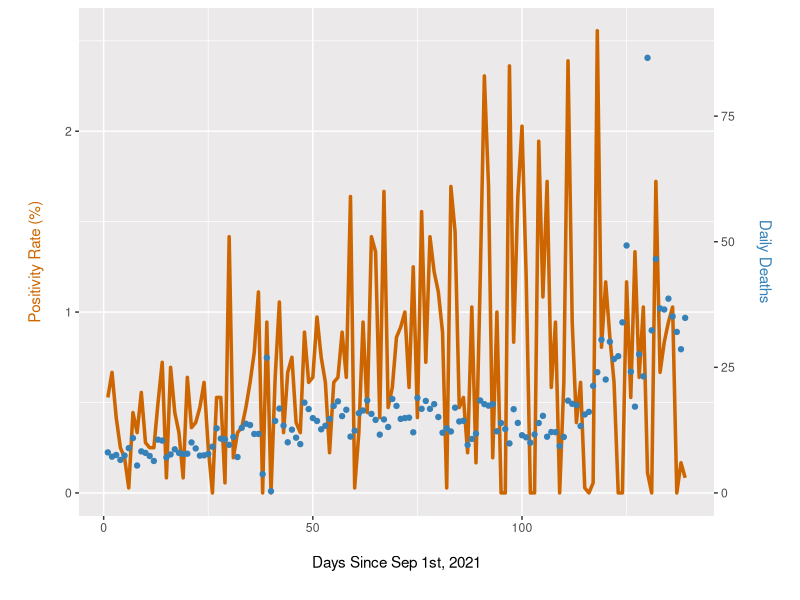

This chart was generated by the following R code:
## GEOG3023 Statistics and Geographic Data
## Homework 2: Intro to R
## University of Colorado, Boulder
## Elliot Whitehead

install.packages("tidyverse")
library("ggplot2")
library(dplyr)

# For Rolling Averages
# install.packages("zoo")
# library(zoo)

## What to submit: your R script (this file) and your plots (either as jpgs or copy and pasted into a word file)

## HINT: Use the "Introduction_to_R" file as the first place to look if you're not sure how to do something!

# The enclosed 'ColoradoCovidRecent.csv' file contains the basic covid statistics for the state of Colorado since September 1st, 2021
# The following is the description of each column:
# Date: each day of record
# DayNumber: Days since September 1st
# State: Colorado
# death: accumulative number of death till each day
# deathIncrease: new confirmed death on each day
# positive: accumulative number of positive cases till each day
# positiveIncrease: new confirmed positive cases on each day
# totalTestResults: accumulative number of test conducted till that day
# totalTestResultsIncrease: new tests on each day

# Here is the code to load the csv file
# Note, please first check where the file ColoradoCovidRecent.csv file located. 
# You may have to set your working directory to that location (where R looks for files by default)
# before opening the file (you can go to Tools -> GlobalOptions -> General to set the default working directory)
# OR you can set it with setwd() (see bottom of Introduction_to_R script)
covid = read.csv('lab_02/ColoradoCovidRecent.csv')

# Question 1 (25pts): Please find which date has:
# 1: the most increased death and 
index_of_max_deaths <- which.max(covid$deathIncrease)
cat("Date of greatest increase in deaths:", covid[index_of_max_deaths,]$Date)

# 2: which date has the most increased positive cases
index_of_max_pos_inc <- which.max(covid$positiveIncrease)
cat("Date of greatest increase in Positive Tests: ", covid[index_of_max_pos_inc,]$Date)

# 3: and which date has the most tests
index_of_max_tests <- which.max(covid$totalTestResultsIncrease)
print(index_of_max_tests)
cat("Date of greatest number of tests: ", covid[index_of_max_tests,]$Date)




# Question 2 (25pts): In the data frame 'covid', please add a new column called 'positivityRate' to show the daily positive rate (positiveIncrease/totalTestResultsIncrease)
positive_inc <- covid$positiveIncrease
total_test_results_inc <- covid$totalTestResultsIncrease

positivity_rate <- positive_inc / total_test_results_inc
covid["positivityRate"] <- positivity_rate


# Question 3 (25pts): Based on the variable you added in Question 2, please plot:
#(a) the daily positivity rate over time
#(b) the daily deaths over time (this isn't a new variable, it was already there)

# TODO: Pair labels and data with matching colors
# TODO: would be nice to average positivity rate across 7 days.


# ggplot() + geom_line(data=covid, aes(dayNumber, positivityRate)) + ggtitle("COVID Positivty Rate: Sep 01, 2021 to Jan 17, 2022") + xlab("Days Since Sep 1st, 2021") + ylab("Positivity Rate") + geom_line(data=covid, aes(dayNumber, covid$deathIncrease/36 ))

y_axis_scaling_factor <- 36

ggplot(covid, aes(x=dayNumber)) +
  geom_line(aes(y=deathIncrease / y_axis_scaling_factor), color="darkorange3", size=1.2) +
  geom_point(aes(y=positivity_rate), color="#3581B8") +
  xlab("Days Since Sep 1st, 2021") +
  scale_y_continuous(
    "Positivity Rate (%)",
    sec.axis = sec_axis(~ . * y_axis_scaling_factor, name="Daily Deaths")
  ) +
  theme(panel.background = element_rect(fill = "#EBE9E9")) +
  theme(axis.title.y = element_text(color="darkorange3", margin = margin(t = 0, r = 15, b = 0, l = 15))) +
  theme(axis.title.y.right = element_text(color="#3581B8", margin = margin(t = 0, r = 15, b = 0, l = 15))) +
  theme(axis.title.x = element_text(margin = margin(t=15, b=15)))


# Then, in the comments interpret the trends over the time

# As the data moves toward 




# Question 4 (25pts): Make a histogram of the daily positivity rate
# Is the distribution left-skewed, right-skewed, or fairly symmetric? Answer in the comments





# End! Once you're done, make sure to save this script (File -> Save)
# Then you can copy and paste your plots into a word file or save them as image files 
# by clicking the "Export" button in the Plots pane
# On Canvas, you'll submit this file and your 4 plots:
# 1. Daily positivity rate over time
# 2. Daily deaths over time
# 3. Your histogram of the daily positivity rate